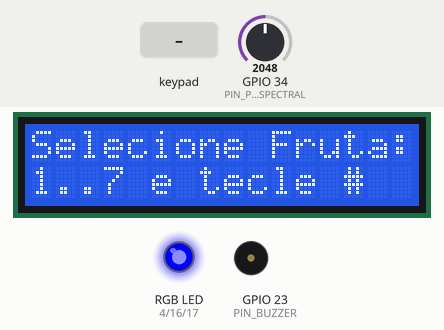
The sketch below on a simulated ESP32. Shown: 16×2 character LCD, an RGB LED mixed from three pins (HIGH = lit), buzzer (waves = sounding). Inputs (shaded band) come from the test bench; at power-on: GPIO 34 (PIN_POT_SPECTRAL) = 2048. WiFi joins after 1.5 s; servers stay silent unless stated; uploads are accepted with an empty reply; what the sketch prints to the serial monitor is not drawn.

Above: at 4.7 s.
4.8 s: keypad keys 2 5 2 6 2 7 3 2 # pressed 0.4 s apart
At 9.0 s:
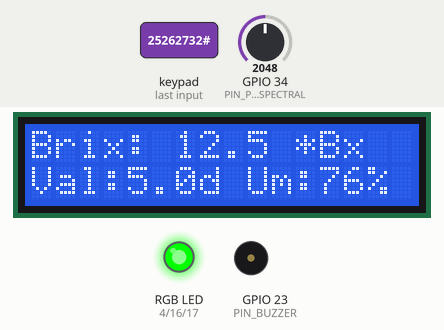
9.9 s: GPIO 34 (PIN_POT_SPECTRAL) set to 3136
At 12.0 s:
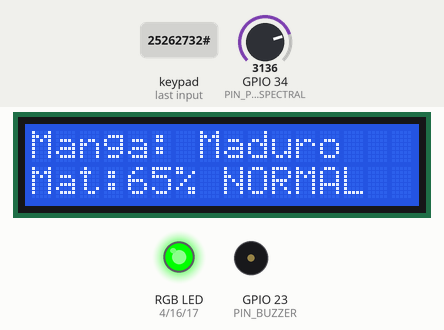
12.6 s: GPIO 34 (PIN_POT_SPECTRAL) set to 3258
At 14.1 s:
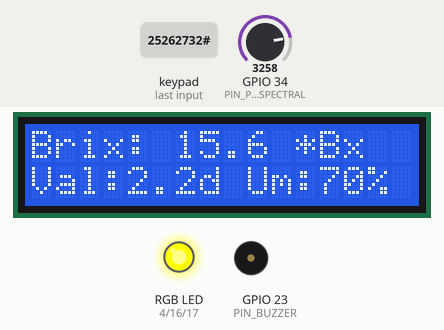
15.1 s: key '*' pressed
At 15.9 s:
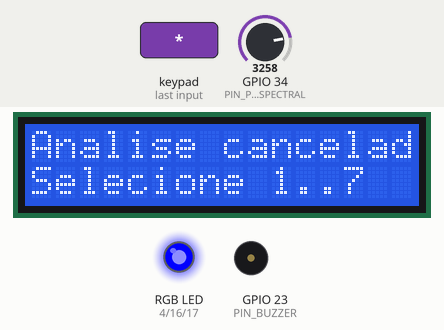
16.7 s: keypad keys 1 3 1 4 1 8 1 9 # pressed 0.4 s apart
At 20.8 s:
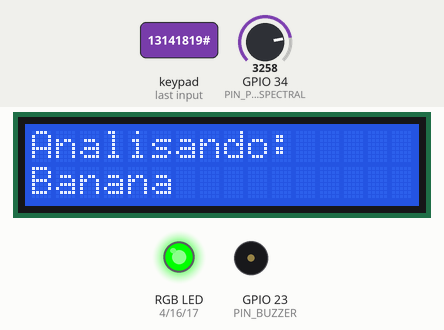
21.8 s: GPIO 34 (PIN_POT_SPECTRAL) set to 4095
At 22.7 s:
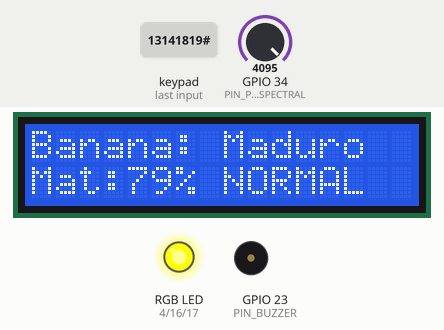
Timing chart, 0 to 27.9 s (numbered marks = the images above; inputs shaded):
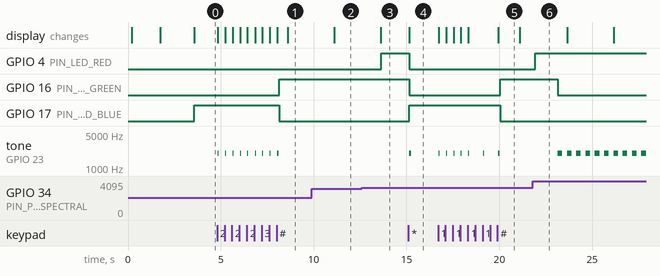

The sketch:

sketch.ino
```cpp
#include <WiFi.h>
#include <HTTPClient.h>
#include <Wire.h>
#include <LiquidCrystal_I2C.h>
#include <Keypad.h>
#include <ArduinoJson.h>

#define PIN_POT_SPECTRAL 34

#define PIN_LED_RED      4
#define PIN_LED_GREEN    16
#define PIN_LED_BLUE     17

#define PIN_BUZZER       23
#define BUZZER_FREQ      2000

#define LCD_I2C_ADDR     0x27
#define LCD_COLS         16
#define LCD_ROWS         2

const byte KEYPAD_ROWS = 4;
const byte KEYPAD_COLS = 4;
byte rowPins[KEYPAD_ROWS] = {13, 14, 18, 19};
byte colPins[KEYPAD_COLS] = {25, 26, 27, 32};

char keys[KEYPAD_ROWS][KEYPAD_COLS] = {
  {'1', '2', '3', 'A'},
  {'4', '5', '6', 'B'},
  {'7', '8', '9', 'C'},
  {'*', '0', '#', 'D'}
};

const char* WIFI_SSID     = "Wokwi-GUEST";
const char* WIFI_PASSWORD = "";
const char* BACKEND_URL   = "http://host.wokwi.internal:8000/readings";
const char* DEVICE_ID     = "ESP32-FRESHFRUIT-01";
const char* API_KEY       = "freshfruit-secret-key-2026";

#define NUM_CHANNELS 18
#define SMOOTHING_SAMPLES 5

const int SPECTRAL_WAVELENGTHS[NUM_CHANNELS] = {
  410, 435, 460, 485, 510, 535, 560, 585, 610,
  645, 680, 705, 730, 760, 810, 860, 900, 940
};

enum SystemState {
  STATE_IDLE,
  STATE_NORMAL,
  STATE_ATTENTION,
  STATE_CRITICAL,
  STATE_FAULT
};

enum MaturityStage {
  STAGE_UNKNOWN,
  STAGE_IMMATURE,
  STAGE_RIPE,
  STAGE_OVERRIPE,
  STAGE_SPOILED
};

struct FruitConfig {
  const char* name;
  float minBrix;
  float maxBrix;
  float minChlorophyll;
  float maxChlorophyll;
  float maxShelfLifeDays;
  float normalMaturityMin;
  float normalMaturityMax;
  float criticalMaturityMax;
};

const FruitConfig FRUITS[7] = {
  {"Banana",  8.0, 22.0, 15.0, 90.0,  7.0, 45.0, 80.0, 92.0},
  {"Manga",   7.0, 18.0, 20.0, 85.0, 10.0, 40.0, 78.0, 90.0},
  {"Mamao",   6.0, 15.0, 18.0, 80.0,  8.0, 42.0, 76.0, 88.0},
  {"Maca",   10.0, 17.0, 10.0, 70.0, 20.0, 35.0, 75.0, 88.0},
  {"Uva",    12.0, 24.0, 12.0, 65.0, 12.0, 45.0, 82.0, 92.0},
  {"Laranja", 8.0, 14.0, 25.0, 80.0, 15.0, 38.0, 75.0, 88.0},
  {"Abacate", 4.0, 10.0, 30.0, 95.0,  9.0, 40.0, 78.0, 90.0}
};

struct SpectralIndicators {
  float channels[NUM_CHANNELS];
  float chlorophyllProxy;
  float solubleSolidsProxy;
  float relativeMoistureProxy;
  float maturityIndex;
  float estimatedShelfLifeDays;
  MaturityStage stage;
  SystemState state;
};

LiquidCrystal_I2C lcd(LCD_I2C_ADDR, LCD_COLS, LCD_ROWS);
Keypad keypad = Keypad(makeKeymap(keys), rowPins, colPins, KEYPAD_ROWS, KEYPAD_COLS);

int selectedFruitIndex = -1;
bool fruitConfirmed = false;
bool readingValid = false;

float rawHistory[SMOOTHING_SAMPLES];
int historyIndex = 0;
int historyCount = 0;

SpectralIndicators currentIndicators;

unsigned long lastReadTime = 0;
const unsigned long READ_INTERVAL = 400;

unsigned long lastDisplayTime = 0;
const unsigned long DISPLAY_INTERVAL = 2500;
int displayPage = 0;

unsigned long lastSendTime = 0;
const unsigned long SEND_INTERVAL = 4000;

unsigned long lastBuzzerToggle = 0;
bool buzzerState = false;
bool faultLedState = false;

void initPeripherals();
void handleKeypad();
float readSpectralData();
bool validateReadings(float rawPotValue);
float smoothReadings(float newValue);
void calculateIndicators(float smoothedPot, int fruitIdx, SpectralIndicators &ind);
void classifyMaturity(int fruitIdx, SpectralIndicators &ind);
void updateDisplay();
void updateAlerts();
void printTelemetry();
void sendReading();
void setRgbColor(bool red, bool green, bool blue);
void beep(unsigned int ms);
void buzzerOff();

void setup() {
  Serial.begin(115200);
  delay(100);

  Serial.println(F("\n========================================================"));
  Serial.println(F("   FRESH FRUIT - SISTEMA DE ESPECTROMETRIA E BORDA      "));
  Serial.println(F("       FIAP - GLOBAL SOLUTION 2026.2 - CITIZENTECH       "));
  Serial.println(F("========================================================"));
  Serial.println(F("Integrantes:"));
  Serial.println(F(" - Antonio do Nascimento Ferreira de Sousa (RM: 573706)"));
  Serial.println(F(" - Guilherme Pereira Ruiz da Silva (RM: 573360)"));
  Serial.println(F(" - Gustavo Leal (RM: 569361)"));
  Serial.println(F(" - Matheus Mendes Duarte da Silva (RM: 569559)"));
  Serial.println(F(" - Matheus Sato Oliveira do Prado (RM: 569392)"));
  Serial.println(F("========================================================\n"));

  initPeripherals();

  WiFi.mode(WIFI_STA);
  WiFi.begin(WIFI_SSID, WIFI_PASSWORD);
  Serial.print(F("[WIFI] Conectando a "));
  Serial.println(WIFI_SSID);

  unsigned long startWifi = millis();
  while (WiFi.status() != WL_CONNECTED && millis() - startWifi < 2500) {
    delay(100);
    Serial.print(".");
  }

  if (WiFi.status() == WL_CONNECTED) {
    Serial.println(F("\n[WIFI] Conectado com sucesso!"));
    Serial.print(F("[WIFI] IP: "));
    Serial.println(WiFi.localIP());
  } else {
    Serial.println(F("\n[WIFI] Aviso: Wi-Fi offline. Operacao autonoma (Edge Computing) ativada."));
  }

  lcd.clear();
  lcd.setCursor(0, 0);
  lcd.print("  FRESH  FRUIT  ");
  lcd.setCursor(0, 1);
  lcd.print("GS 2026.2 FIAP  ");
  delay(1800);

  lcd.clear();
  lcd.setCursor(0, 0);
  lcd.print("Selecione Fruta:");
  lcd.setCursor(0, 1);
  lcd.print("1..7 e tecle #  ");

  setRgbColor(false, false, true);
}

void loop() {
  unsigned long currentMillis = millis();

  handleKeypad();

  if (currentMillis - lastReadTime >= READ_INTERVAL) {
    lastReadTime = currentMillis;

    if (fruitConfirmed && selectedFruitIndex >= 0) {
      float rawPot = readSpectralData();
      readingValid = validateReadings(rawPot);

      if (readingValid) {
        float smoothedPot = smoothReadings(rawPot);
        calculateIndicators(smoothedPot, selectedFruitIndex, currentIndicators);
        classifyMaturity(selectedFruitIndex, currentIndicators);
      } else {
        currentIndicators.state = STATE_FAULT;
        currentIndicators.stage = STAGE_UNKNOWN;
      }

      printTelemetry();
    }
  }

  updateAlerts();

  if (currentMillis - lastDisplayTime >= DISPLAY_INTERVAL) {
    lastDisplayTime = currentMillis;
    displayPage = (displayPage + 1) % 2;
    updateDisplay();
  }

  if (fruitConfirmed && currentIndicators.state != STATE_IDLE &&
      (currentMillis - lastSendTime >= SEND_INTERVAL)) {
    lastSendTime = currentMillis;
    sendReading();
  }
}

void initPeripherals() {
  pinMode(PIN_POT_SPECTRAL, INPUT);

  pinMode(PIN_LED_RED, OUTPUT);
  pinMode(PIN_LED_GREEN, OUTPUT);
  pinMode(PIN_LED_BLUE, OUTPUT);
  pinMode(PIN_BUZZER, OUTPUT);

  digitalWrite(PIN_LED_RED, LOW);
  digitalWrite(PIN_LED_GREEN, LOW);
  digitalWrite(PIN_LED_BLUE, LOW);
  digitalWrite(PIN_BUZZER, LOW);

  Wire.begin(21, 22);
  lcd.init();
  lcd.backlight();
}

void beep(unsigned int ms) {
  tone(PIN_BUZZER, BUZZER_FREQ);
  delay(ms);
  noTone(PIN_BUZZER);
}

void buzzerOff() {
  if (buzzerState) {
    noTone(PIN_BUZZER);
    buzzerState = false;
  }
}

void handleKeypad() {
  char key = keypad.getKey();
  if (key == NO_KEY) return;

  Serial.print(F("[TECLADO] Tecla pressionada: "));
  Serial.println(key);

  if (key >= '1' && key <= '7') {
    selectedFruitIndex = key - '1';
    fruitConfirmed = false;

    lcd.clear();
    lcd.setCursor(0, 0);
    lcd.print("Fruta: ");
    lcd.print(FRUITS[selectedFruitIndex].name);
    lcd.setCursor(0, 1);
    lcd.print("Confirme com #  ");

    setRgbColor(false, false, true);
    beep(40);
  }
  else if (key == '#') {
    if (selectedFruitIndex >= 0) {
      fruitConfirmed = true;
      historyCount = 0;
      currentIndicators.state = STATE_IDLE;
      currentIndicators.stage = STAGE_UNKNOWN;
      lastReadTime = 0;

      lcd.clear();
      lcd.setCursor(0, 0);
      lcd.print("Analisando:     ");
      lcd.setCursor(0, 1);
      lcd.print(FRUITS[selectedFruitIndex].name);

      Serial.print(F("[SISTEMA] Fruta confirmada: "));
      Serial.println(FRUITS[selectedFruitIndex].name);

      beep(80);
    } else {
      lcd.clear();
      lcd.setCursor(0, 0);
      lcd.print("Selecione 1 a 7 ");
      lcd.setCursor(0, 1);
      lcd.print("antes de teclar#");
    }
  }
  else if (key == '*') {
    selectedFruitIndex = -1;
    fruitConfirmed = false;
    currentIndicators.state = STATE_IDLE;
    currentIndicators.stage = STAGE_UNKNOWN;

    lcd.clear();
    lcd.setCursor(0, 0);
    lcd.print("Analise cancelada");
    lcd.setCursor(0, 1);
    lcd.print("Selecione 1..7  ");

    setRgbColor(false, false, true);
    beep(120);

    Serial.println(F("[SISTEMA] Selecao cancelada."));
  }
}

float readSpectralData() {
  return (float)analogRead(PIN_POT_SPECTRAL);
}

bool validateReadings(float rawPotValue) {
  return !(isnan(rawPotValue) || rawPotValue < 0.0 || rawPotValue > 4095.0);
}

float smoothReadings(float newValue) {
  rawHistory[historyIndex] = newValue;
  historyIndex = (historyIndex + 1) % SMOOTHING_SAMPLES;
  if (historyCount < SMOOTHING_SAMPLES) {
    historyCount++;
  }

  float sum = 0.0;
  for (int i = 0; i < historyCount; i++) {
    sum += rawHistory[i];
  }
  return sum / historyCount;
}

void calculateIndicators(float smoothedPot, int fruitIdx, SpectralIndicators &ind) {
  const FruitConfig &fruit = FRUITS[fruitIdx];

  float normValue = smoothedPot / 4095.0;

  for (int i = 0; i < NUM_CHANNELS; i++) {
    int wl = SPECTRAL_WAVELENGTHS[i];
    float baseReflectance = 20.0 + (wl - 400.0) * 0.06;

    if (wl >= 510 && wl <= 560) {
      ind.channels[i] = baseReflectance + (1.0 - normValue) * 35.0;
    }
    else if (wl == 680) {
      ind.channels[i] = baseReflectance + normValue * 25.0 - (1.0 - normValue) * 15.0;
    }
    else if (wl >= 705 && wl <= 760) {
      ind.channels[i] = baseReflectance + 20.0 + sin((float)wl * 0.01) * 5.0;
    }
    else if (wl >= 810 && wl <= 860) {
      ind.channels[i] = baseReflectance + normValue * 30.0;
    }
    else if (wl >= 900 && wl <= 940) {
      ind.channels[i] = baseReflectance + (1.0 - normValue * 0.4) * 22.0;
    }
    else {
      ind.channels[i] = baseReflectance + normValue * 15.0;
    }

    if (ind.channels[i] < 1.0) ind.channels[i] = 1.0;
    if (ind.channels[i] > 99.0) ind.channels[i] = 99.0;
  }

  ind.chlorophyllProxy = fruit.maxChlorophyll - normValue * (fruit.maxChlorophyll - fruit.minChlorophyll);
  if (ind.chlorophyllProxy < fruit.minChlorophyll) ind.chlorophyllProxy = fruit.minChlorophyll;

  ind.solubleSolidsProxy = fruit.minBrix + normValue * (fruit.maxBrix - fruit.minBrix);
  ind.relativeMoistureProxy = 88.0 - (normValue * 22.0);
  ind.maturityIndex = normValue * 100.0;

  float remainingMaturity = 1.0 - normValue;
  if (remainingMaturity < 0.0) remainingMaturity = 0.0;
  ind.estimatedShelfLifeDays = remainingMaturity * fruit.maxShelfLifeDays;
}

void classifyMaturity(int fruitIdx, SpectralIndicators &ind) {
  const FruitConfig &fruit = FRUITS[fruitIdx];
  float mat = ind.maturityIndex;

  if (mat < fruit.normalMaturityMin) {
    ind.stage = STAGE_IMMATURE;
    ind.state = STATE_ATTENTION;
  }
  else if (mat <= fruit.normalMaturityMax) {
    ind.stage = STAGE_RIPE;
    ind.state = STATE_NORMAL;
  }
  else if (mat <= fruit.criticalMaturityMax) {
    ind.stage = STAGE_OVERRIPE;
    ind.state = STATE_ATTENTION;
  }
  else {
    ind.stage = STAGE_SPOILED;
    ind.state = STATE_CRITICAL;
  }
}

void updateDisplay() {
  if (!fruitConfirmed || selectedFruitIndex < 0) {
    return;
  }

  if (currentIndicators.state == STATE_IDLE) {
    return;
  }

  if (currentIndicators.state == STATE_FAULT) {
    lcd.clear();
    lcd.setCursor(0, 0);
    lcd.print("ERRO DE LEITURA ");
    lcd.setCursor(0, 1);
    lcd.print("Sensor Invalido ");
    return;
  }

  lcd.clear();
  if (displayPage == 0) {
    lcd.setCursor(0, 0);
    lcd.print(FRUITS[selectedFruitIndex].name);
    lcd.print(": ");

    switch (currentIndicators.stage) {
      case STAGE_IMMATURE: lcd.print("Verde");  break;
      case STAGE_RIPE:     lcd.print("Maduro"); break;
      case STAGE_OVERRIPE: lcd.print("MtMad");  break;
      case STAGE_SPOILED:  lcd.print("Passad"); break;
      default:             lcd.print("Analis"); break;
    }

    lcd.setCursor(0, 1);
    lcd.print("Mat:");
    lcd.print((int)currentIndicators.maturityIndex);
    lcd.print("% ");

    switch (currentIndicators.state) {
      case STATE_NORMAL:    lcd.print("NORMAL");  break;
      case STATE_ATTENTION: lcd.print("ATENCAO"); break;
      case STATE_CRITICAL:  lcd.print("CRITICO"); break;
      default:              lcd.print("AGUARDA"); break;
    }
  } else {
    lcd.setCursor(0, 0);
    lcd.print("Brix: ");
    lcd.print(currentIndicators.solubleSolidsProxy, 1);
    lcd.print(" *Bx");

    lcd.setCursor(0, 1);
    lcd.print("Val:");
    lcd.print(currentIndicators.estimatedShelfLifeDays, 1);
    lcd.print("d Um:");
    lcd.print((int)currentIndicators.relativeMoistureProxy);
    lcd.print("%");
  }
}

void updateAlerts() {
  if (!fruitConfirmed) {
    setRgbColor(false, false, true);
    buzzerOff();
    return;
  }

  unsigned long currentMillis = millis();

  switch (currentIndicators.state) {
    case STATE_NORMAL:
      setRgbColor(false, true, false);
      buzzerOff();
      break;

    case STATE_ATTENTION:
      setRgbColor(true, true, false);
      buzzerOff();
      break;

    case STATE_CRITICAL:
      setRgbColor(true, false, false);
      if (currentMillis - lastBuzzerToggle >= 250) {
        lastBuzzerToggle = currentMillis;
        buzzerState = !buzzerState;
        if (buzzerState) tone(PIN_BUZZER, BUZZER_FREQ);
        else noTone(PIN_BUZZER);
      }
      break;

    case STATE_FAULT:
      if (currentMillis - lastBuzzerToggle >= 400) {
        lastBuzzerToggle = currentMillis;
        faultLedState = !faultLedState;
        setRgbColor(faultLedState, false, faultLedState);
      }
      buzzerOff();
      break;

    default:
      setRgbColor(false, false, true);
      buzzerOff();
      break;
  }
}

void setRgbColor(bool red, bool green, bool blue) {
  digitalWrite(PIN_LED_RED,   red   ? HIGH : LOW);
  digitalWrite(PIN_LED_GREEN, green ? HIGH : LOW);
  digitalWrite(PIN_LED_BLUE,  blue  ? HIGH : LOW);
}

void printTelemetry() {
  const char* stateStr = "DESCONHECIDO";
  if (currentIndicators.state == STATE_NORMAL) stateStr = "NORMAL (VERDE)";
  else if (currentIndicators.state == STATE_ATTENTION) stateStr = "ATENCAO (AMARELO)";
  else if (currentIndicators.state == STATE_CRITICAL) stateStr = "CRITICO (VERMELHO)";
  else if (currentIndicators.state == STATE_FAULT) stateStr = "FALHA";

  const char* stageStr = "INDEFINIDO";
  if (currentIndicators.stage == STAGE_IMMATURE) stageStr = "IMATURO / VERDE";
  else if (currentIndicators.stage == STAGE_RIPE) stageStr = "MADURO / IDEAL";
  else if (currentIndicators.stage == STAGE_OVERRIPE) stageStr = "MUITO MADURO";
  else if (currentIndicators.stage == STAGE_SPOILED) stageStr = "PASSADO / DETERIORADO";

  Serial.println(F("\n--- [FRESH FRUIT - TELEMETRIA DE BORDA] ---"));
  Serial.print(F("Dispositivo: ")); Serial.print(DEVICE_ID);
  Serial.print(F(" | Fruta: ")); Serial.println(FRUITS[selectedFruitIndex].name);
  Serial.print(F("Estado do Sistema: ")); Serial.print(stateStr);
  Serial.print(F(" | Estagio: ")); Serial.println(stageStr);
  Serial.print(F("Indice de Maturacao: ")); Serial.print(currentIndicators.maturityIndex, 1); Serial.println(F("%"));
  Serial.print(F("Solidos Soluveis (Brix): ")); Serial.print(currentIndicators.solubleSolidsProxy, 2); Serial.println(F(" Bx"));
  Serial.print(F("Proxy de Clorofila: ")); Serial.println(currentIndicators.chlorophyllProxy, 1);
  Serial.print(F("Umidade Estimada: ")); Serial.print(currentIndicators.relativeMoistureProxy, 1); Serial.println(F("%"));
  Serial.print(F("Vida Util Estimada: ")); Serial.print(currentIndicators.estimatedShelfLifeDays, 1); Serial.println(F(" dias"));

  Serial.print(F("Espectro Vis-NIR (18 canais %): ["));
  for (int i = 0; i < NUM_CHANNELS; i++) {
    Serial.print((int)currentIndicators.channels[i]);
    if (i < NUM_CHANNELS - 1) Serial.print(F(", "));
  }
  Serial.println(F("]"));
  Serial.println(F("------------------------------------------"));
}

void sendReading() {
  if (WiFi.status() != WL_CONNECTED) {
    Serial.println(F("[HTTP] Wi-Fi desconectado. Mantendo operacao autonoma local."));
    return;
  }

  HTTPClient http;
  http.begin(BACKEND_URL);
  http.addHeader("Content-Type", "application/json");
  http.addHeader("x-api-key", API_KEY);
  http.setTimeout(1200);

  StaticJsonDocument<1024> doc;
  doc["device_id"] = DEVICE_ID;
  doc["fruit"] = FRUITS[selectedFruitIndex].name;
  doc["maturity_index"] = currentIndicators.maturityIndex;
  doc["chlorophyll_proxy"] = currentIndicators.chlorophyllProxy;
  doc["soluble_solids_proxy"] = currentIndicators.solubleSolidsProxy;
  doc["relative_moisture_proxy"] = currentIndicators.relativeMoistureProxy;
  doc["estimated_shelf_life_days"] = currentIndicators.estimatedShelfLifeDays;

  switch (currentIndicators.stage) {
    case STAGE_IMMATURE: doc["stage"] = "Imaturo / Verde"; break;
    case STAGE_RIPE:     doc["stage"] = "Maduro / Ideal"; break;
    case STAGE_OVERRIPE: doc["stage"] = "Muito Maduro"; break;
    case STAGE_SPOILED:  doc["stage"] = "Passado / Deteriorado"; break;
    default:             doc["stage"] = "Desconhecido"; break;
  }

  switch (currentIndicators.state) {
    case STATE_NORMAL:    doc["state"] = "NORMAL"; break;
    case STATE_ATTENTION: doc["state"] = "ATENCAO"; break;
    case STATE_CRITICAL:  doc["state"] = "CRITICO"; break;
    case STATE_FAULT:     doc["state"] = "FALHA"; break;
    default:              doc["state"] = "IDLE"; break;
  }

  JsonArray channelsArray = doc.createNestedArray("spectral_channels");
  for (int i = 0; i < NUM_CHANNELS; i++) {
    channelsArray.add(currentIndicators.channels[i]);
  }

  String requestBody;
  serializeJson(doc, requestBody);

  int httpResponseCode = http.POST(requestBody);

  if (httpResponseCode > 0) {
    Serial.print(F("[HTTP] Sucesso no envio ao Backend! Codigo: "));
    Serial.println(httpResponseCode);
  } else {
    Serial.print(F("[HTTP] Backend inacessivel ou erro de conexao: "));
    Serial.println(http.errorToString(httpResponseCode).c_str());
  }

  http.end();
}
```

Measured:
- the behaviour switches between 3194 and 3195 on GPIO 34 (PIN_POT_SPECTRAL) (found by bisection; images 2 and 3)
- after the input at 4.8 s, GPIO 16 (PIN_LED_GREEN): LOW → HIGH after 3.3 s; GPIO 17 (PIN_LED_BLUE): HIGH → LOW after 3.3 s; tone on GPIO 23 (PIN_BUZZER): alternates 2000 Hz for 0.04 s and silent for 0.36 s, 18 changes in all, then stays silent, starting at once; the display: first changes at once (image 1 shows a later state)
- after the input at 9.9 s, the display: changes after 1.2 s (image 2)
- after the input at 12.6 s, GPIO 4 (PIN_LED_RED): LOW → HIGH after 1.0 s; the display: changes after 1.0 s (image 3)
- after the input at 15.1 s, GPIO 4 (PIN_LED_RED), GPIO 16 (PIN_LED_GREEN): HIGH → LOW at once; GPIO 17 (PIN_LED_BLUE): LOW → HIGH at once; tone on GPIO 23 (PIN_BUZZER): silent → 2000 Hz at once, → silent 0.12 s later; the display: changes at once (image 4)
- after the input at 16.7 s, GPIO 16 (PIN_LED_GREEN): LOW → HIGH after 3.3 s; GPIO 17 (PIN_LED_BLUE): HIGH → LOW after 3.3 s; tone on GPIO 23 (PIN_BUZZER): silent → 2000 Hz at once, then repeats every 0.80 s: 2000 Hz 0.04 s, silent 0.76 s; the display: first changes at once (image 5 shows a later state)
- after the input at 21.8 s, GPIO 4 (PIN_LED_RED): LOW → HIGH after 0.14 s; GPIO 16 (PIN_LED_GREEN): HIGH → LOW after 1.3 s; tone on GPIO 23 (PIN_BUZZER): alternates 2000 Hz for 0.25 s and silent for 0.25 s, starting after 1.3 s
